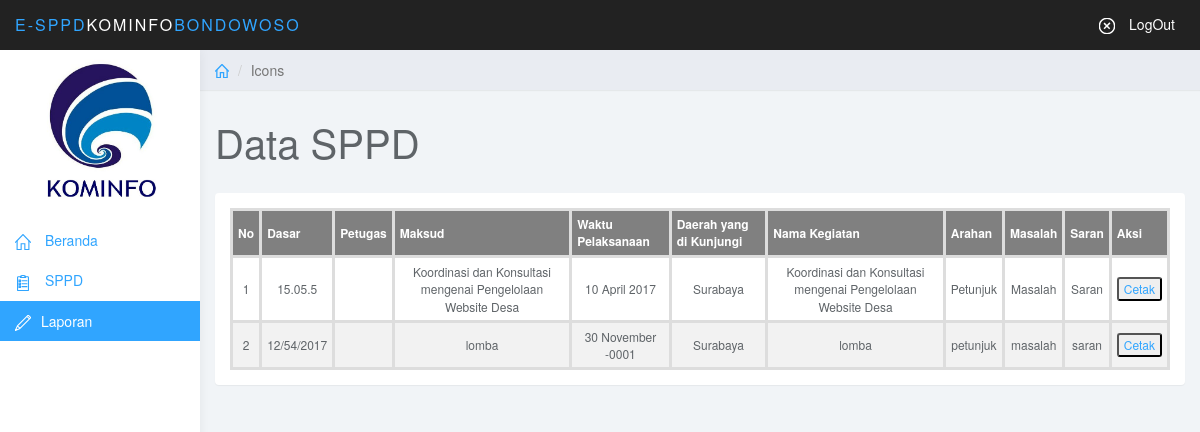
The app's page /sekda/laporan.php with its own data.
### tables this page shows
CREATE TABLE IF NOT EXISTS `tb_lpd` (
  `dasar` text NOT NULL,
  `maksud` text NOT NULL,
  `waktu_pelaksanaan` date NOT NULL,
  `daerah` text NOT NULL,
  `nama_kegiatan` text NOT NULL,
  `arahan` text NOT NULL,
  `masalah` text NOT NULL,
  `saran` text NOT NULL,
  `lain_lain` text NOT NULL,
  `kode_lpd` int(11) NOT NULL AUTO_INCREMENT,
  `kode_pegawai` varchar(100) NOT NULL,
  PRIMARY KEY (`kode_lpd`)
);

### sekda/laporan.php (the view, shortened to what this page needs)
<!DOCTYPE html>
<html>
<head>
<link href="../css/bootstrap.min.css" rel="stylesheet">
<link href="../css/datepicker3.css" rel="stylesheet">
<link href="../css/bootstrap-table.css" rel="stylesheet">
<link href="../css/styles.css" rel="stylesheet">
</head>
<body>
	<nav class="navbar navbar-inverse navbar-fixed-top" role="navigation">
		<div class="container-fluid">
			<div class="navbar-header">
			<a class="navbar-brand" href="#"><marquee><span>e-SPPD</span>KOMINFO<span>BONDOWOSO</span></marquee></a>
				<ul class="user-menu">
					<li class="dropdown pull-right">
						<a href="../index.php" class="dropdown-toggle" data-toggle="dropdown"><svg class="glyph stroked cancel"><use xlink:href="#stroked-cancel"/></svg> LogOut </a>
					</li>
				</ul>
			</div>
		</div>
	</nav>
	<div id="sidebar-collapse" class="col-sm-3 col-lg-2 sidebar">
		<img src="../image/kominfo.jpg" width="200" height="170">
		<ul class="nav menu">
			<li><a href="index.php"><svg class="glyph stroked home"><use xlink:href="#stroked-home"/></svg> Beranda</a></li>
			<li ><a href="sppd.php"><svg class="glyph stroked clipboard with paper"><use xlink:href="#stroked-clipboard-with-paper"/></svg> SPPD</a></li>
			<li class="active"><a href="laporan.php"><svg class="glyph stroked pencil"><use xlink:href="#stroked-pencil"></use></svg>Laporan</a></li>
		</ul>
	</div>
	<div class="col-sm-9 col-sm-offset-3 col-lg-10 col-lg-offset-2 main">
		<div class="row">
			<ol class="breadcrumb">
				<li><a href="#"><svg class="glyph stroked home"><use xlink:href="#stroked-home"></use></svg></a></li>
				<li class="active">Icons</li>
			</ol>
		</div>
		<div class="row">
			<div class="col-lg-12">
				<h1 class="page-header">Data SPPD</h1>
			</div>
		</div>
	<div class="row">
			<div class="col-lg-12">
				<div class="panel panel-default">
					<div class="panel-body">
						<table >
							<thead>
							<tbody>
								    <tr>
								        <th >No </th>
								        <th >Dasar</th>
								        <th >Petugas</th>
								        <th >Maksud</th>
								        <th >Waktu Pelaksanaan</th>
								        <th >Daerah yang di Kunjungi</th>
								        <th >Nama Kegiatan</th>
								        <th >Arahan</th>
								        <th >Masalah</th>
								        <th >Saran</th>
								        <th >Aksi</th>
								    </tr>
								    <tbody>
								    <?php
									$query = mysql_query("SELECT * FROM tb_lpd ORDER BY kode_lpd");
									$no=1;
									while ($data = mysql_fetch_assoc($query)) {
										?>
										<tr>
											<td class="tabel"><?php echo $no ?></td>
											<td class="tabel"><?php echo $data['dasar']?></td>
											<td class="tabel"><?php echo $data['petugas']?></td>
											<td class="tabel"><?php echo $data['maksud']?></td>
											<td class="tabel"><?php echo date("d F Y", strtotime($data ['waktu_pelaksanaan'])) ;?></td>
											<td class="tabel"><?php echo $data['daerah']?></td>
											<td class="tabel"><?php echo $data['nama_kegiatan']?></td>
											<td class="tabel"><?php echo $data['arahan']?></td>
											<td class="tabel"><?php echo $data['masalah']?></td>
											<td class="tabel"><?php echo $data['saran']?></td>
											<td class="tabel">
												<a href="../cetak/cetak_lpd.php?kode_lpd=<?php echo $data['kode_lpd'];?>" target="_blank"><input type="submit" name="edit" value="Cetak" class="btn-xs"></a>
											</tr>
									<?php
										$no++;
									}
									?>
							</tbody>
							</thead>
						</table>
					</div>
				</div>
			</div>
		</div>
	</div>
</body>
</html>

### css/styles.css (style rules this page uses)
body { background: #f1f4f7; padding-top: 50px; color: #5f6468; }
a, a:hover, a:focus { color: #30a5ff; }
h1, h2, h3, h4, h5, h6 { color: #5f6468; }
h1 { font-weight: 300; font-size: 40px; }
.navbar-header .navbar-brand { color: #fff; font-size: 16px; text-transform: uppercase; font-weight: 500; letter-spacing: 2px; }
.navbar-header .navbar-brand span { color: #30a5ff; }
.panel { border: 0; }
.navbar { border: 0; }
.user-menu { display: inline-block; margin-top: 14px; margin-right: 10px; float: right; list-style: none; padding: 0; }
.user-menu a { color: #fff; }
.sidebar { display: block; background-color: #fff; padding: 0; display: none; }
@media (min-width: 768px) { .sidebar { display: block; position: fixed; top: 50px; bottom: 0; left: 0; z-index: 1000; display: block; margin: 0; padding: 0; overflow-x: hidden; overflow-y: auto; background-color: #fff; box-shadow: 1px 0px 10px rgba(0, 0, 0, .05); } }
@media (min-width: 768px) { .navbar-header { width: 100%; } }
.sidebar ul.nav .active a, .sidebar ul.nav li.parent a.active, .sidebar ul.nav .active > a:hover, .sidebar ul.nav li.parent a.active:hover, .sidebar ul.nav .active > a:focus, .sidebar ul.nav li.parent a.active:focus { color: #fff; background-color: #30a5ff; }
.breadcrumb { border-radius: 0; padding: 10px 15px; background: #e9ecf2; box-shadow: 0 1px 1px rgba(0, 0, 0, .05); margin: 0 ; }
h1.page-header { margin-top: 30px; border-bottom: 0; }
.sidebar .glyph, .user-menu .glyph { height: 16px; width: 16px; margin: 0 10px 0 0; stroke-width: 3px; }
.user-menu .glyph { stroke-width: 4px; }
.breadcrumb .glyph { height: 14px; width: 14px; margin: -2px 0 0 0; stroke-width: 4px; }

### sekda/laporan.php (style rules this page uses)
table { border-collapse: collapse; width: 100%; }
th, td { text-align: left; padding: 5px; font-size: 12px; }
tr:nth-child(even) { background-color: #f2f2f2 }
th { background-color: grey; color: white; }
table, td, th { border: 3px solid #ddd; text-align: left; }
.tabel { text-align: center; }

### records on screen
tb_lpd: dasar "15.05.5", maksud "Koordinasi dan Konsultasi mengenai Pengelolaan Website Desa", waktu_pelaksanaan "10 April 2017", daerah "Surabaya", nama_kegiatan "Koordinasi dan Konsultasi mengenai Pengelolaan Website Desa", arahan "Petunjuk", masalah "Masalah", saran "Saran"
tb_lpd: dasar "12/54/2017", maksud "lomba", waktu_pelaksanaan "30 November -0001", daerah "Surabaya", nama_kegiatan "lomba", arahan "petunjuk", masalah "masalah", saran "saran"
